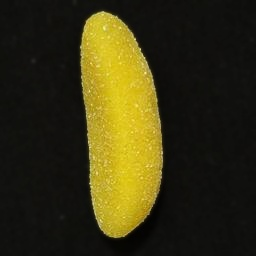
#> input picture database/plane_class_4/00-01-V1-B.jpg, 256 x 256 px; its folder holds only this picture in this run
$ python -i preprocessing.py   (imports and definitions only)
#> lines starting #> are read from the running program, lines starting #| are printed output that depends on the picture; after the words box and inside, x2 and y2 are one past the last pixel; in counts of white or black regions, pixels touching at a corner belong together
#> further down, picture is the input picture: shape (256, 256, 3); mean B, G, R 19.1, 51, 56.3
import os
import cv2
import numpy as np


def correct_image_background(image, threshold=50, kernel_ed_size=(3, 3), kernel_oc_size=(3, 3),
                             iterations=(3, 3), blur_size=(9, 9), darken_weight=0.5):
    """
    Correct the background of the image by applying morphological transformations,
    blurring, and darkening the background based on the given parameters.

    Args:
        image (numpy.ndarray): Input image.
        threshold (int, optional): Threshold for binary mask creation. Defaults to 50.
        kernel_ed_size (tuple, optional): Erosion kernel size. Defaults to (3, 3).
        kernel_oc_size (tuple, optional): Opening/closing kernel size. Defaults to (3, 3).
        iterations (tuple, optional): Iterations for erosion and dilation. Defaults to (3, 3).
        blur_size (tuple, optional): Gaussian blur size for background smoothing. Defaults to (9, 9).
        darken_weight (float, optional): Weight factor for darkening the background. Defaults to 0.5.

    Returns:
        numpy.ndarray: Image with corrected background.
    """
#> called with threshold = 50, kernel_ed_size = (3, 3), kernel_oc_size = (3, 3), iterations = (3, 3), blur_size = (9, 9), darken_weight = 0.5
    gray = cv2.cvtColor(image, cv2.COLOR_BGR2GRAY)
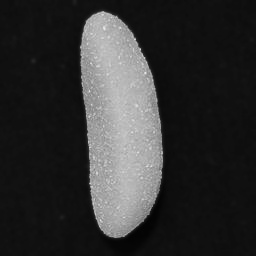
#> gray: shape (256, 256); min 1, max 233, mean 49
    _, mask = cv2.threshold(gray, threshold, 255, cv2.THRESH_BINARY_INV)
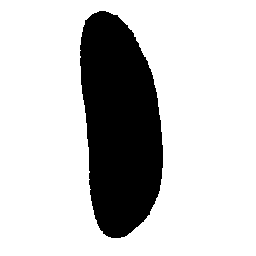
#> mask: shape (256, 256); 78.2% white; 1 black region, box (x1, y1, x2, y2) and area: (80, 11, 163, 238) 14286
    mask = cv2.bitwise_not(mask)

    kernel_ed = cv2.getStructuringElement(cv2.MORPH_RECT, kernel_ed_size)
    mask = cv2.erode(mask, kernel_ed, iterations=iterations[0])
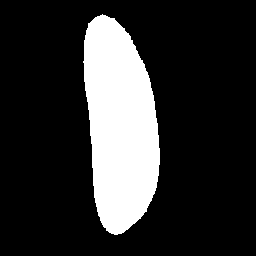
#> mask: shape (256, 256); 19% white; 1 white region, box (x1, y1, x2, y2) and area: (83, 14, 160, 235) 12436

    if kernel_oc_size != (0, 0):
        kernel_oc = cv2.getStructuringElement(cv2.MORPH_RECT, kernel_oc_size)
        mask = cv2.morphologyEx(mask, cv2.MORPH_OPEN, kernel_oc)
#> mask: shape (256, 256); 19% white; 1 white region, box (x1, y1, x2, y2) and area: (84, 15, 160, 235) 12433
        mask = cv2.morphologyEx(mask, cv2.MORPH_CLOSE, kernel_oc)

    mask = cv2.dilate(mask, kernel_ed, iterations=iterations[1])
#> mask: shape (256, 256); 21.7% white; 1 white region, box (x1, y1, x2, y2) and area: (81, 12, 163, 238) 14245
    blurred_background = cv2.GaussianBlur(image, blur_size, 0)
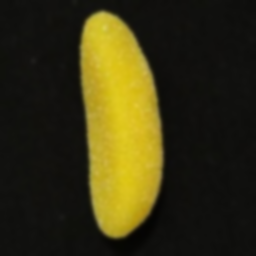
#> blurred_background: shape (256, 256, 3); mean B, G, R 19.1, 51, 56.3
    dark_background = blurred_background * darken_weight
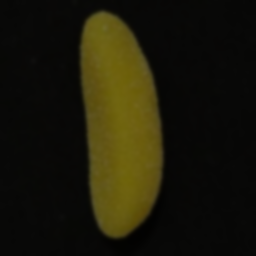
#> dark_background: shape (256, 256, 3) float64; mean B, G, R 9.5, 25.5, 28.1
    final_image = np.where(mask[..., None] == 255, image, dark_background)
    final_image = final_image.astype(np.uint8)

    return final_image


# [77 lines left out: function correct_background, not called in this run]

>>> import cv2
>>> picture = cv2.imread('../database/plane_class_4/00-01-V1-B.jpg')
>>> result = correct_image_background(picture)

$ run again, on database/plane_class_4/00-01-V2-B.jpg
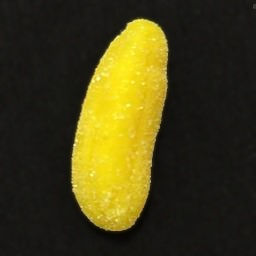
#> input picture database/plane_class_4/00-01-V2-B.jpg, 256 x 256 px
#> picture is the input picture: shape (256, 256, 3); mean B, G, R 23.5, 62.6, 68.8
#> in correct_image_background, `_, mask = cv2.threshold(gray, threshold, 255, cv2.THRESH_BINARY_INV)`:
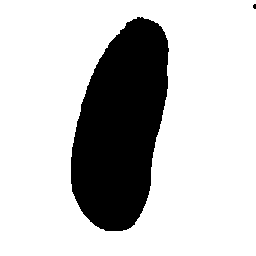
#> mask: shape (256, 256); 77.3% white; 2 black regions (1 under 20 px), largest, box (x1, y1, x2, y2) and area: (71, 17, 169, 231) 14861
#> in correct_image_background, `dark_background = blurred_background * darken_weight`:
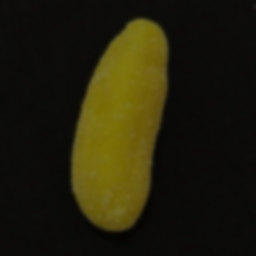
#> dark_background: shape (256, 256, 3) float64; mean B, G, R 11.7, 31.3, 34.4

$ run again, on database/plane_class_4/00-02-V1-B.jpg
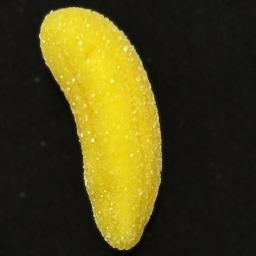
#> input picture database/plane_class_4/00-02-V1-B.jpg, 256 x 256 px
#> picture is the input picture: shape (256, 256, 3); mean B, G, R 23.8, 68.6, 75.6
#> in correct_image_background, `_, mask = cv2.threshold(gray, threshold, 255, cv2.THRESH_BINARY_INV)`:
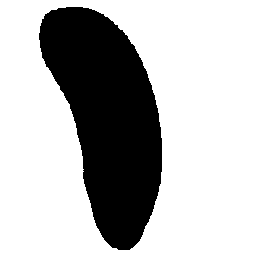
#> mask: shape (256, 256); 72% white; 1 black region, box (x1, y1, x2, y2) and area: (39, 7, 162, 250) 18339
#> in correct_image_background, `dark_background = blurred_background * darken_weight`:
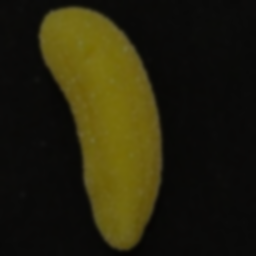
#> dark_background: shape (256, 256, 3) float64; mean B, G, R 11.9, 34.3, 37.8

$ run again, on database/plane_class_4/00-02-V2-B.jpg
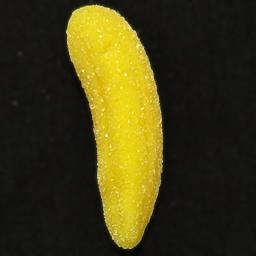
#> input picture database/plane_class_4/00-02-V2-B.jpg, 256 x 256 px
#> picture is the input picture: shape (256, 256, 3); mean B, G, R 21.8, 59.1, 65
#> in correct_image_background, `_, mask = cv2.threshold(gray, threshold, 255, cv2.THRESH_BINARY_INV)`:
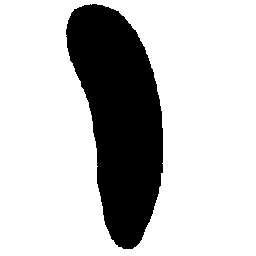
#> mask: shape (256, 256); 76.9% white; 1 black region, box (x1, y1, x2, y2) and area: (66, 4, 163, 249) 15156
#> in correct_image_background, `dark_background = blurred_background * darken_weight`:
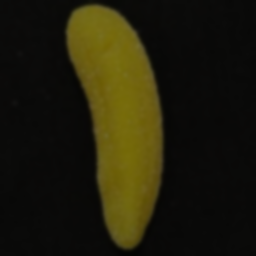
#> dark_background: shape (256, 256, 3) float64; mean B, G, R 10.9, 29.5, 32.5
